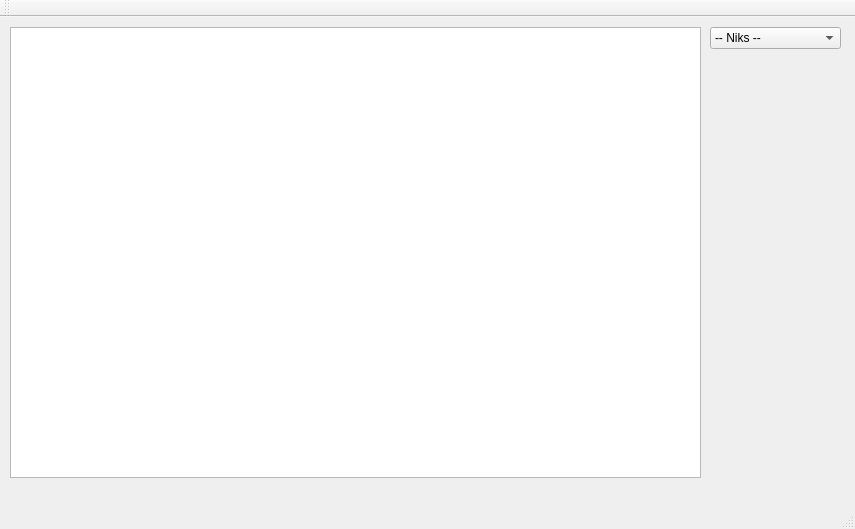
<?xml version="1.0" encoding="UTF-8"?>
<ui version="4.0">
 <class>MainWindow</class>
 <widget class="QMainWindow" name="MainWindow">
  <property name="geometry">
   <rect>
    <x>0</x>
    <y>0</y>
    <width>855</width>
    <height>529</height>
   </rect>
  </property>
  <property name="windowTitle">
   <string>MainWindow</string>
  </property>
  <widget class="QWidget" name="centralWidget">
   <widget class="QComboBox" name="Views">
    <property name="geometry">
     <rect>
      <x>710</x>
      <y>10</y>
      <width>131</width>
      <height>22</height>
     </rect>
    </property>
    <item>
     <property name="text">
      <string>-- Niks --</string>
     </property>
    </item>
    <item>
     <property name="text">
      <string>vwKalender</string>
     </property>
    </item>
   </widget>
   <widget class="QTableView" name="tableView">
    <property name="geometry">
     <rect>
      <x>10</x>
      <y>10</y>
      <width>691</width>
      <height>451</height>
     </rect>
    </property>
   </widget>
  </widget>
  <widget class="QMenuBar" name="menuBar">
   <property name="geometry">
    <rect>
     <x>0</x>
     <y>0</y>
     <width>855</width>
     <height>21</height>
    </rect>
   </property>
  </widget>
  <widget class="QToolBar" name="mainToolBar">
   <attribute name="toolBarArea">
    <enum>TopToolBarArea</enum>
   </attribute>
   <attribute name="toolBarBreak">
    <bool>false</bool>
   </attribute>
  </widget>
  <widget class="QStatusBar" name="statusBar"/>
 </widget>
 <layoutdefault spacing="6" margin="11"/>
 <resources/>
 <connections/>
</ui>
